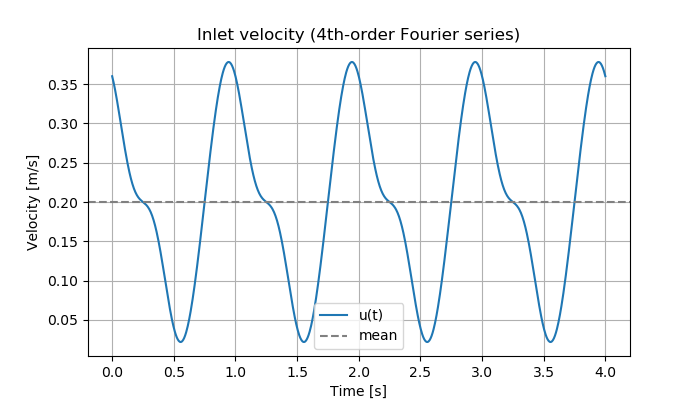

The Python source for this figure:
import csv
import numpy as np
import matplotlib.pyplot as plt

# --- parameters ---
T = 1.0                   # period [s]
omega = 2 * np.pi / T     # angular frequency
ubar = 0.2                # mean velocity [m/s]

# amplitudes
A1 = 0.15
A2 = 0.05
A3 = 0.01

# phases
phi1, phi2, phi3 = 0.0, np.pi/2, 0.0

# --- time vector ---
t = np.linspace(0, 4*T, 1000)  # plot 2 cycles

# --- waveform ---
u = (ubar
     + A1 * np.cos(omega*t + phi1)
     + A2 * np.cos(2*omega*t + phi2)
     + A3 * np.cos(3*omega*t + phi3))

# --- save to CSV using csv.writer ---
with open("inlet_fourier.csv", "w", newline="") as f:
    writer = csv.writer(f)
    for ti, ui in zip(t, u):
        writer.writerow([ti, ui])

# --- plot ---
plt.figure(figsize=(7,4))
plt.plot(t, u, label="u(t)")
plt.axhline(ubar, color="gray", linestyle="--", label="mean")
plt.xlabel("Time [s]")
plt.ylabel("Velocity [m/s]")
plt.title("Inlet velocity (4th-order Fourier series)")
plt.legend()
plt.grid(True)
plt.savefig("fourier.png")
plt.show()
